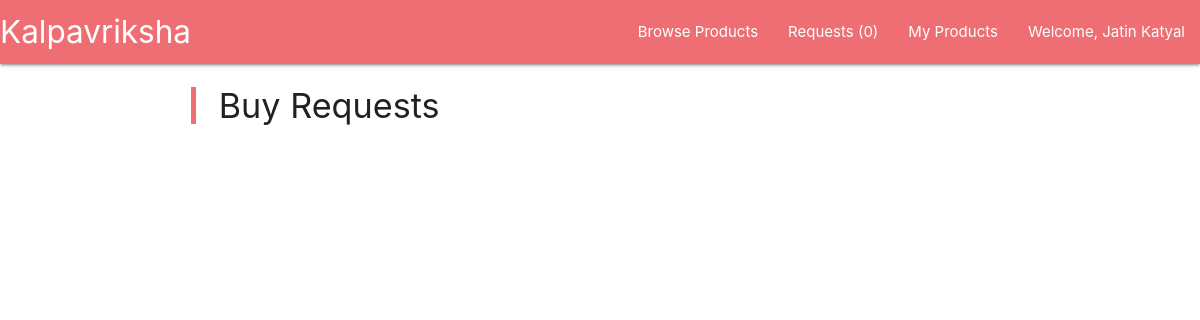
The app's page /requests (signed in), older data.
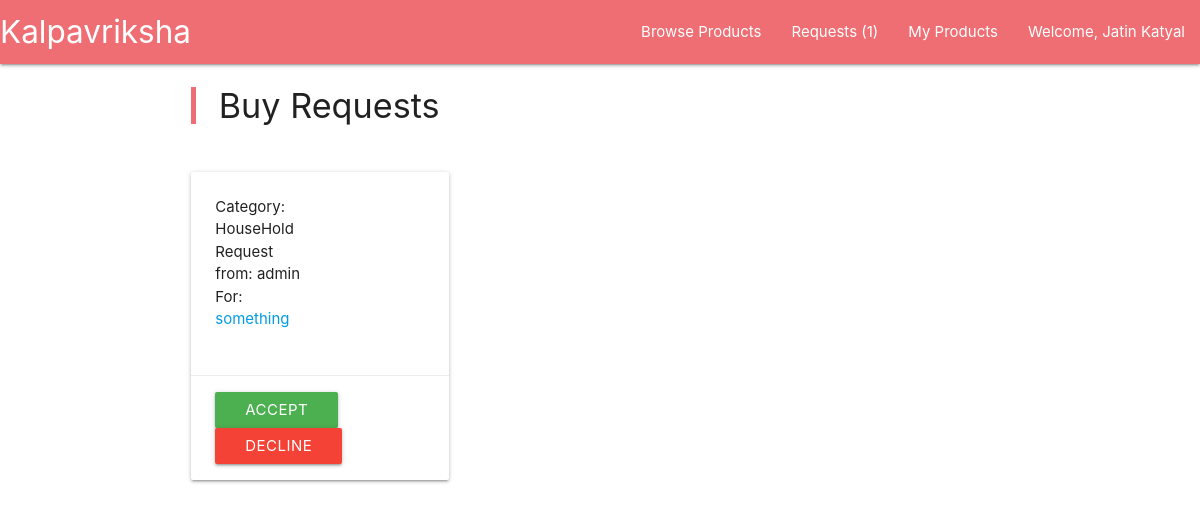
The same page, newer data.
### main/models.py (models this page shows, shortened)
class TradeRequest(models.Model):
	product = models.ForeignKey(Product, on_delete = models.CASCADE, related_name="trade_request_product")
	receiver = models.ForeignKey(User, on_delete = models.CASCADE)

class Product(models.Model):
	title = models.CharField(max_length=200)
	description = models.TextField()
	image = models.ImageField(upload_to = 'main/static/pic_folder/', blank = False, null = True)
	category = models.IntegerField(choices = tuple([ x for x in enumerate(category_choice)]))
	date = models.DateField(default = timezone.now())
	owner = models.ForeignKey(User, on_delete = models.CASCADE)

### main/views.py (the view)
@login_required
def requests(request):
	req = TradeRequest.objects.filter(product__owner = request.user)
	context = {
		'requests' : req
	}
	return render(request, 'requests.html', context)

### main/context_processors.py (called while the page is built)
def add_request_count(request):
	if request.user.is_authenticated:
		count = TradeRequest.objects.filter(product__in = request.user.product_set.all()).count()
	else:
		count = 0
	return {'count' : count}

### main/template/requests.html (shortened to what this page needs)
{% extends 'base.html' %}
{% load static %}
{% block content %}
	{% include 'navbar.html' %}
	<div class="container">
		<div class="row">
			<div class="col s12 m6">
				<blockquote> <h4> Buy Requests </h4> </blockquote>
			</div>
		</div>
		<div class="row">
			{% for request in requests %}
				<div class="col s12 m6 l4">
					<div class="card">
						<div class="card-content">
							<div class="row">
								<div class="col s12 m6">
									Category: {{ request.product.get_category_display }} <br>
									Request from: {{ request.receiver }} <br>
									For: <a href="">{{ request.product.title }}</a> <br>
								</div>
							</div>
						</div>
						<div class="card-action">
							<a href="{% url 'accept_trade' id=request.id %}" class="btn waves-effect waves-light green white-text"> Accept </a>
							<a href="{% url 'decline_trade' id=request.id %}" class="btn waves-effect waves-light red white-text"> Decline </a>
					</div>
				</div>
			{% endfor %}
		</div>
	</div>
{% endblock %}

### main/template/navbar.html (shortened to what this page needs)
<nav>
	<div class="nav-wrapper">
		<a href="{% url 'index' %}" class="brand-logo left" style="margin-right:20px">Kalpavriksha</a>
		<ul id="nav-mobile" class="right">
			<li> <a href="{% url 'browse_products' %}"> Browse Products </a> </li>
			{% if user.is_authenticated %}
			<li> <a href="{% url 'requests' %}"> Requests ({{ count }}) </a> </li>
				<li> <a href="{% url 'my_products' %}"> My Products </a> </li>
				<li>
					<a class="dropdown-trigger" href="#!" data-target="user-content">Welcome, {{ user.first_name }} {{ user.last_name }}</a>
				</li>
			{% else %}
			<li>
				<a class="modal-trigger" href="#login-modal">Login</a>
			</li>
			{% endif %}
		</ul>
	</div>
</nav>

Row changes from the older to the newer data that the page shows:
added TradeRequest: product.category "HouseHold", receiver "admin", product "something"
Text that changed along with them:
{{ count }}: "0" → "1"
